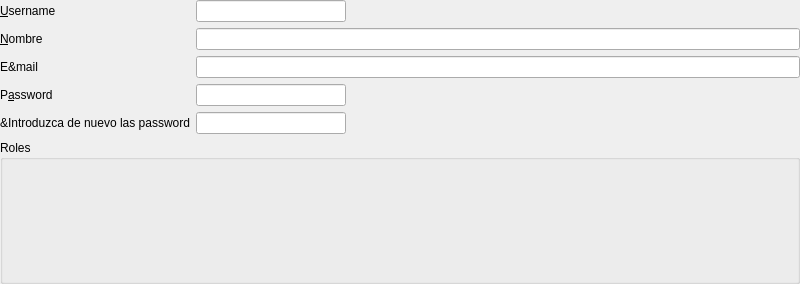
<?xml version="1.0" encoding="UTF-8"?>
<ui version="4.0">
 <class>Form</class>
 <widget class="QWidget" name="Form">
  <property name="geometry">
   <rect>
    <x>0</x>
    <y>0</y>
    <width>800</width>
    <height>284</height>
   </rect>
  </property>
  <property name="windowTitle">
   <string>Form</string>
  </property>
  <property name="tableName" stdset="0">
   <string>almacenes</string>
  </property>
  <layout class="QGridLayout" name="gridLayout">
   <property name="leftMargin">
    <number>0</number>
   </property>
   <property name="topMargin">
    <number>0</number>
   </property>
   <property name="rightMargin">
    <number>0</number>
   </property>
   <property name="bottomMargin">
    <number>0</number>
   </property>
   <item row="4" column="1">
    <widget class="DBLineEdit" name="db_password_2">
     <property name="echoMode">
      <enum>QLineEdit::Password</enum>
     </property>
     <property name="fieldName" stdset="0">
      <string/>
     </property>
     <property name="dataEditable" stdset="0">
      <bool>true</bool>
     </property>
    </widget>
   </item>
   <item row="4" column="0">
    <widget class="QLabel" name="label_4">
     <property name="text">
      <string>&amp;Introduzca de nuevo las password</string>
     </property>
     <property name="buddy">
      <cstring>dbLineEdit_2</cstring>
     </property>
    </widget>
   </item>
   <item row="0" column="0">
    <widget class="QLabel" name="label_2">
     <property name="text">
      <string>&amp;Username</string>
     </property>
     <property name="buddy">
      <cstring>db_username</cstring>
     </property>
    </widget>
   </item>
   <item row="0" column="1">
    <widget class="DBLineEdit" name="db_username">
     <property name="minimumSize">
      <size>
       <width>150</width>
       <height>0</height>
      </size>
     </property>
     <property name="fieldName" stdset="0">
      <string>username</string>
     </property>
     <property name="dataEditable" stdset="0">
      <bool>true</bool>
     </property>
    </widget>
   </item>
   <item row="0" column="2" colspan="3">
    <spacer name="horizontalSpacer">
     <property name="orientation">
      <enum>Qt::Horizontal</enum>
     </property>
     <property name="sizeHint" stdset="0">
      <size>
       <width>518</width>
       <height>20</height>
      </size>
     </property>
    </spacer>
   </item>
   <item row="1" column="0">
    <widget class="QLabel" name="label_3">
     <property name="text">
      <string>&amp;Nombre</string>
     </property>
     <property name="buddy">
      <cstring>db_nombre</cstring>
     </property>
    </widget>
   </item>
   <item row="1" column="1" colspan="4">
    <widget class="DBLineEdit" name="db_nombre">
     <property name="fieldName" stdset="0">
      <string>name</string>
     </property>
     <property name="dataEditable" stdset="0">
      <bool>true</bool>
     </property>
    </widget>
   </item>
   <item row="2" column="0">
    <widget class="QLabel" name="label">
     <property name="text">
      <string>E&amp;mail</string>
     </property>
     <property name="buddy">
      <cstring>dbLineEdit</cstring>
     </property>
    </widget>
   </item>
   <item row="3" column="1">
    <widget class="DBLineEdit" name="db_password">
     <property name="echoMode">
      <enum>QLineEdit::Password</enum>
     </property>
     <property name="fieldName" stdset="0">
      <string>password</string>
     </property>
     <property name="dataEditable" stdset="0">
      <bool>true</bool>
     </property>
    </widget>
   </item>
   <item row="2" column="1" colspan="4">
    <widget class="DBLineEdit" name="db_email">
     <property name="fieldName" stdset="0">
      <string>email</string>
     </property>
     <property name="dataEditable" stdset="0">
      <bool>true</bool>
     </property>
    </widget>
   </item>
   <item row="3" column="0">
    <widget class="QLabel" name="label_5">
     <property name="text">
      <string>P&amp;assword</string>
     </property>
     <property name="buddy">
      <cstring>db_password</cstring>
     </property>
    </widget>
   </item>
   <item row="5" column="0" colspan="5">
    <widget class="DBGroupRelationMMHelper" name="groupBox">
     <property name="sizePolicy">
      <sizepolicy hsizetype="Preferred" vsizetype="Minimum">
       <horstretch>0</horstretch>
       <verstretch>0</verstretch>
      </sizepolicy>
     </property>
     <property name="title">
      <string>Roles</string>
     </property>
     <property name="relationName" stdset="0">
      <string>alepherp_users_roles</string>
     </property>
     <property name="otherTableName" stdset="0">
      <string>alepherp_roles</string>
     </property>
     <property name="otherFieldName" stdset="0">
      <string>nombre</string>
     </property>
     <property name="dataEditable" stdset="0">
      <bool>true</bool>
     </property>
    </widget>
   </item>
  </layout>
 </widget>
 <customwidgets>
  <customwidget>
   <class>DBLineEdit</class>
   <extends>QLineEdit</extends>
   <header>widgets/dblineedit.h</header>
  </customwidget>
  <customwidget>
   <class>DBGroupRelationMMHelper</class>
   <extends>QGroupBox</extends>
   <header>widgets/dbgrouprelationmmhelper.h</header>
   <container>1</container>
  </customwidget>
 </customwidgets>
 <tabstops>
  <tabstop>db_username</tabstop>
  <tabstop>db_nombre</tabstop>
  <tabstop>dbLineEdit</tabstop>
  <tabstop>db_password</tabstop>
  <tabstop>db_password_2</tabstop>
 </tabstops>
 <resources/>
 <connections/>
</ui>
